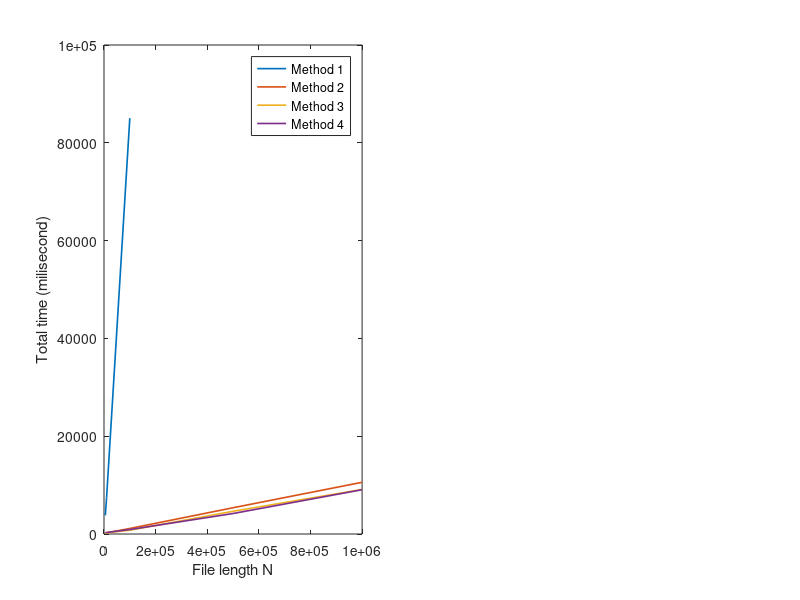

The MATLAB script that drew this image: (Note: this script raises an error after producing the figure.)
fileLgh1=[5000,10000,100000];
filelghOt=[5000,10000,100000,500000,1000000];
kvaries=[1,5,10,15,20,25,30];
load('bestBufferest1.mat')
orig1=doubleArray;
load('bestBufferest2.mat')
orig2=doubleArray;
load('bestBufferest3.mat')
orig3=doubleArray;
load('bestBufferest4.mat')
orig4=doubleArray;

counter=1;

rearrangedResult1=zeros(length(kvaries),length(fileLgh1),4);
for idStream=1:length(kvaries)
    for idN=1:length(fileLgh1)
        rearrangedResult1(idStream,idN,1)=orig1(1,counter);
        rearrangedResult1(idStream,idN,2)=orig1(2,counter);
        rearrangedResult1(idStream,idN,3)=orig1(3,counter);
        rearrangedResult1(idStream,idN,4)=orig1(4,counter);
        counter=counter+1;
    end
    
end

counter=1;

rearrangedResult2=zeros(length(kvaries),length(filelghOt),4);
rearrangedResult3=zeros(length(kvaries),length(filelghOt),4);
rearrangedResult4=zeros(length(kvaries),length(filelghOt),4);

for idStream=1:length(kvaries)
    for idN=1:length(filelghOt)
        rearrangedResult2(idStream,idN,:)=orig2(:,counter);
        rearrangedResult3(idStream,idN,:)=orig3(:,counter);
        rearrangedResult4(idStream,idN,:)=orig4(:,counter);
        counter=counter+1;
    end
    
end


idK=7;

subplot(1,2,1)

plot(fileLgh1,rearrangedResult1(idK,:,1)+rearrangedResult1(idK,:,3),'linewidth',1.2)
hold on
plot(filelghOt,rearrangedResult2(idK,:,1)+rearrangedResult2(idK,:,3),'linewidth',1.2)
plot(filelghOt,rearrangedResult3(idK,:,1)+rearrangedResult3(idK,:,3),'linewidth',1.2)
plot(filelghOt,rearrangedResult4(idK,:,1)+rearrangedResult4(idK,:,3),'linewidth',1.2)
xlabel('File length N'),ylabel('Total time (milisecond)');
legend("Method 1","Method 2","Method 3","Method 4")
title("Total time of 1 to 4 given K="+num2str(kvaries(idK)))
set(gca,'FontSize',12);


subplot(1,2,2)
plot(filelghOt,rearrangedResult2(idK,:,1)+rearrangedResult2(idK,:,3),'linewidth',1.2)
hold on
plot(filelghOt,rearrangedResult3(idK,:,1)+rearrangedResult3(idK,:,3),'linewidth',1.2)
plot(filelghOt,rearrangedResult4(idK,:,1)+rearrangedResult4(idK,:,3),'linewidth',1.2)
xlabel('File length N'),ylabel('Total time (milisecond)');
legend("Method 2","Method 3","Method 4")
title("Total time without 1 given K="+num2str(kvaries(idK)))
set(gca,'FontSize',12);


